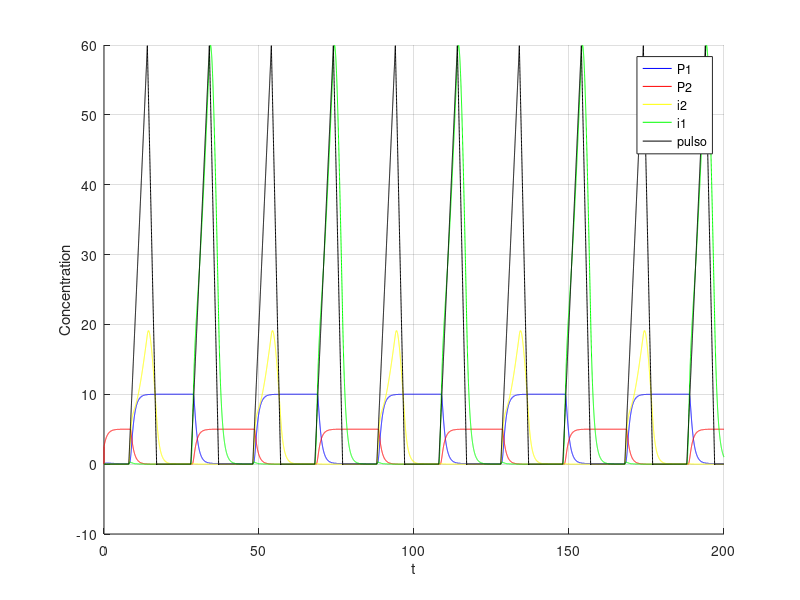

Source code (MATLAB):
clear;

dt=0.01; 
t=0:dt:200; 

%i = 1 ate 20000 

p1 = 0;
p2 = 2.5;
ii1 = 0;
ii2 = 0;

% maximal expression rates
km1 = 4;
km2 = 4;

%dissociation constant
kp1 = 1;
kp2 = 2;

% parametros do collins para os iis
beta2 =4;
gama2 = 4;


p1s = zeros(1, length(t));
p2s = zeros(1, length(t));

% pulso representa uma explosao na concentracao de mRNAs que possuem dois operators
% o primeiro precisa de p1 AND (NOT p2) e o segundo precisa de p1 AND (NOT p2)
pulso = zeros(1, length(t));

i1s = zeros(1, length(t));
i2s = zeros(1, length(t));

alpha1 = 10; alpha2 = 5;
beta = 3;
gama = 4;

p3 = 0;
p3s = zeros(1, length(t));

soma = 0.1
for i = 2:length(t)
   
   if (mod(i, 2000) >800 && mod(i,2000)<1400)
     pulso(i) = pulso(i-1)+soma;
   endif
   
   if (mod(i, 2000) >=1400 && mod(i,2000)<1700)
     pulso(i) = pulso(i-1)-soma*2;
   endif
  
  div = 1 + p1/kp1 + p2/kp2 + (p1*p2)/(kp1*kp2);
  
  
%  verde, depende do p1 (azul) 
%  dpdt = alpha0 + km1 * pulso(i) * ((1 + p1 / (kp1)) / div) - kd1*ii1;
  dpdt = (  km1  *pulso(i) * ((1 + p1 / (kp1)) / div)     /   (1 + (ii2 / (1 + p1s(i) ) ) ^ beta2)   ) - ii1;
  ii1 = dpdt * dt + ii1;
  i1s(i) = ii1; 
  
  
%  amarelo deve ser o primeiro
% usei collins pois precisava que o crescimento de amarelo reprimisse o crescimento do verde.
%  dpdt = alpha0 + km2 * pulso(i) * ((1 + (p2) / (kp2 )) / div) - kd2*ii2;

% (pulso controla a execucao da  AND entre p1 e not p2) -> representa o maximal expression rate de collins           collins  para verde reprimir amarelo
  dpdt = (  km2  *pulso(i) * ((1 + p2 / (kp2)) / div)       /              (1 + (ii1 / (1 + p2s(i) ) ) ^ gama2)     ) - ii2;
  ii2 = dpdt * dt + ii2;
  i2s(i) = ii2; 
 
  dpdt = (alpha1 / (1 + (p2 / (1 + i2s(i) ) ) ^ beta )) - p1;
  p1 = dpdt * dt + p1;
  p1s(i) = p1;
  
  dpdt = (alpha2 / (1 + (p1 / (1 + i1s(i)) ) ^ gama)) - p2;
  p2 = dpdt * dt + p2;
  p2s(i) = p2;

endfor

figure;
hold on;
grid on;
%plot(t, p1s, 'b;P1;', t ,p2s, 'r;P2;', t , pulso , 'k;pulso;');
plot(t, p1s, 'b;P1;', t ,p2s, 'r;P2;', t , i2s, 'y;i2;', t ,i1s,'g;i1;', t , pulso , 'k;pulso;');
xlabel('t');
ylabel('Concentration');